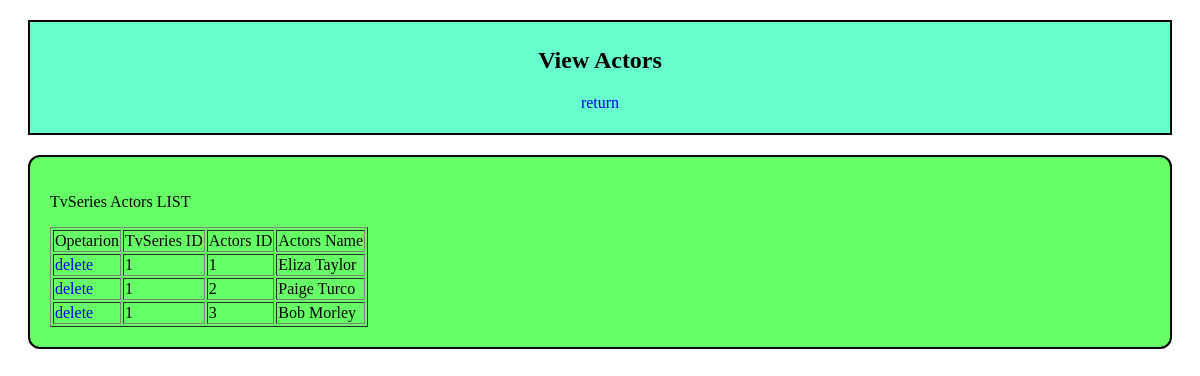
The app's page /admin/viewaddedactortotv.php?id=1 with its own data.
### tables this page shows
CREATE TABLE `actors_tv` (
  `Actors_ID` int(11) NOT NULL,
  `TvSeries_ID` int(11) NOT NULL
);

CREATE TABLE `actors` (
  `Actors_ID` int(11) NOT NULL,
  `Actors_Name` varchar(50) NOT NULL,
  `Actors_Gender` varchar(6) NOT NULL,
  `Actors_Birthday` date NOT NULL,
  `Actors_Country` varchar(25) NOT NULL
);

### admin/viewaddedactortotv.php (the view, shortened to what this page needs)
<?php
include "connection.php";
$id = $_GET['id'];
$qry = mysqli_query($conn,"select t.*, a.Actors_Name
							from actors_tv as t
							join actors as a
							on t.Actors_ID= a.Actors_ID
							where t.TvSeries_ID='$id'");
?>
<html>
<head>
<link rel="stylesheet" href="styles.css">
</head>
<body>
<div class="head">
<h2>View Actors</h2>
<p ><a href="viewtvseries.php">return</a></p>
</div>
<div class="BODY" >
<p>TvSeries Actors LIST</p>
<table border="1">
  <tr>
	<td>Opetarion</td>
    <td>TvSeries ID</td>
	<td>Actors ID</td>
	<td>Actors Name</td>
  </tr>
<?php
while($data = mysqli_fetch_array($qry))
{
?>
  <tr>
	<td><a href="deletetvactor.php?id=<?php echo $data['TvSeries_ID']; ?>&actorid=<?php echo $data['Actors_ID']; ?>">delete </a></td>
    <td><?php echo $data['TvSeries_ID']; ?></td>
    <td><?php echo $data['Actors_ID']; ?></td>
	<td><?php echo $data['Actors_Name']; ?></td>
  </tr>
<?php
}
?>
</table>
</div>
</body>
</html>

### admin/styles.css (style rules this page uses)
.head a { text-decoration:none; }
.head { background-color: #66ffcc; color: black; text-align: center; border: 2px solid black; margin: 20px; padding: 5px; }
.BODY a { text-decoration:none; }
.BODY { background-color: #66ff66; color: BLACK; border: 2px solid black; margin: 20px; padding: 20px; border-radius: 12px; }

### records on screen
actors_tv: TvSeries_ID "1", Actors_ID "1", Actors_ID.Actors_Name "Eliza Taylor"
actors_tv: TvSeries_ID "1", Actors_ID "2", Actors_ID.Actors_Name "Paige Turco"
actors_tv: TvSeries_ID "1", Actors_ID "3", Actors_ID.Actors_Name "Bob Morley"
